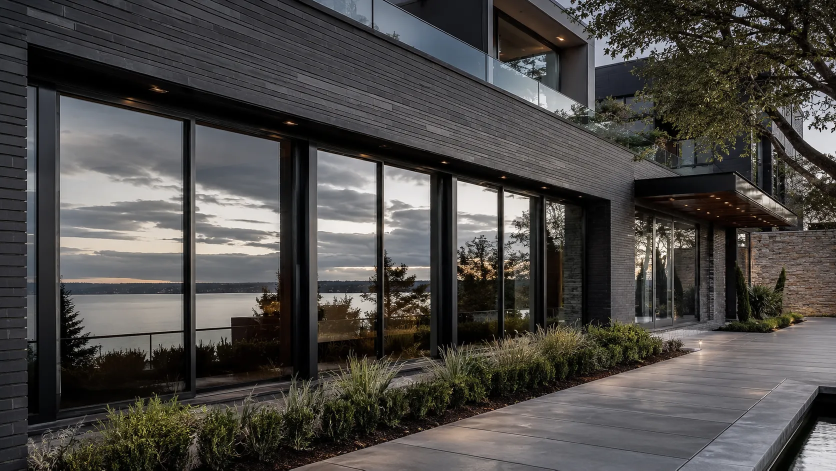
#> input picture images/dualreflect-poster-2.webp, 1672 x 941 px (shown at 1/2 size)
$ python build-winf-pilar-brand.py
#> lines starting #> are read from the running program, lines starting #| are printed output that depends on the picture
#!/usr/bin/env python3
"""WINF Select™ / Pilar do Sul — produção original com os ativos do site.
Fontes: fonts/gustavo-{light,regular,medium}.otf (usadas no site WINF Select).
Logotipo: winf-logo.svg (vetor oficial); Ghost: aerocore/assets/ghost-symbol.png.
Saída: 3 capas WhatsApp, 3 capas Facebook e 1 perfil; sem prévia falsa de aplicativo.
"""
from pathlib import Path
from PIL import Image, ImageDraw, ImageFont, ImageOps, ImageEnhance, ImageFilter, PngImagePlugin
import io, json, zipfile, re, hashlib
import cairosvg

ROOT=Path(__file__).resolve().parents[1]
OUT=ROOT/"build"/"WINF_Select_Pilar_do_Sul_Identidade_Oficial"
OUT.mkdir(parents=True,exist_ok=True)
CITY="Pilar do Sul"
STATE="SP"
VERSION="2026-11-09"
LOGO=ROOT/"winf-logo.svg"
GHOST=ROOT/"aerocore/assets/ghost-symbol.png"
FONTS={
 "light":ROOT/"fonts/gustavo-light.otf",
 "regular":ROOT/"fonts/gustavo-regular.otf",
 "medium":ROOT/"fonts/gustavo-medium.otf",
 "inter":ROOT/"fonts/gustavo-regular.otf",
}
PHOTOS=[
 ROOT/"images/dualreflect-poster-2.webp",
 ROOT/"images/invisible-poster-1.webp",
 ROOT/"images/blackpro-poster-2.webp",
]
CONCEPTS=[
 {"id":1,"slug":"sol_conforto","line1":"SOL FORTE.","line2":"CONFORTO SOB CONTROLE.","sub":"Controle solar para seus espaços.","theme":"graphite"},
 {"id":2,"slug":"privacidade","line1":"MAIS PRIVACIDADE.","line2":"SEM PERDER A LUZ.","sub":"Discrição com estética arquitetônica.","theme":"light"},
 {"id":3,"slug":"arquitetura_carros","line1":"SUA CASA. SEU CARRO.","line2":"IDENTIDADE E PROTECAO.","sub":"Arquitetura • Automotivo • PPF","theme":"graphite"},
]

def sha(p):
 return hashlib.sha256(p.read_bytes()).hexdigest()

def F(kind,size): return ImageFont.truetype(str(FONTS[kind]),size)

# [6 lines left out: function label, not called in this run]

def letter_width(draw,text,font,spacing=0):
 return sum(draw.textlength(ch,font=font) for ch in text)+max(0,len(text)-1)*spacing

def official_winf(ink,width=300):
 # Retira somente o detalhe circular original, para posicionar o Ghost OFICIAL.
 source=LOGO.read_text(encoding="utf-8")
 path=re.search(r'<path\b[^>]*\bd="([^"]+)"',source).group(1)
 split=path.find(" M105.33")
 assert split>0,"O vetor WINF oficial mudou; revisar recorte antes de gerar."
 path_without_circle=path[split+1:]
 fill="white" if ink=="light" else "#151b20"
 svg=f'<svg xmlns="http://www.w3.org/2000/svg" viewBox="0 0 109 36" width="109" height="36"><path d="{path_without_circle}" fill="{fill}" fill-rule="evenodd"/></svg>'
 png=cairosvg.svg2png(bytestring=svg.encode("utf-8"),output_width=width,output_height=round(width*36/109))
 return Image.open(io.BytesIO(png)).convert("RGBA")

# [18 lines left out: function ghost_symbol, not called in this run]

def fit_photo(path,size):
#> called with size = (1211, 681)
 im=Image.open(path).convert("RGB")
#> im is the input picture: PIL image 1672x941 RGB; mean R, G, B 76, 73.7, 71
 return ImageOps.fit(im,size,method=Image.Resampling.LANCZOS,centering=(.54,.51))
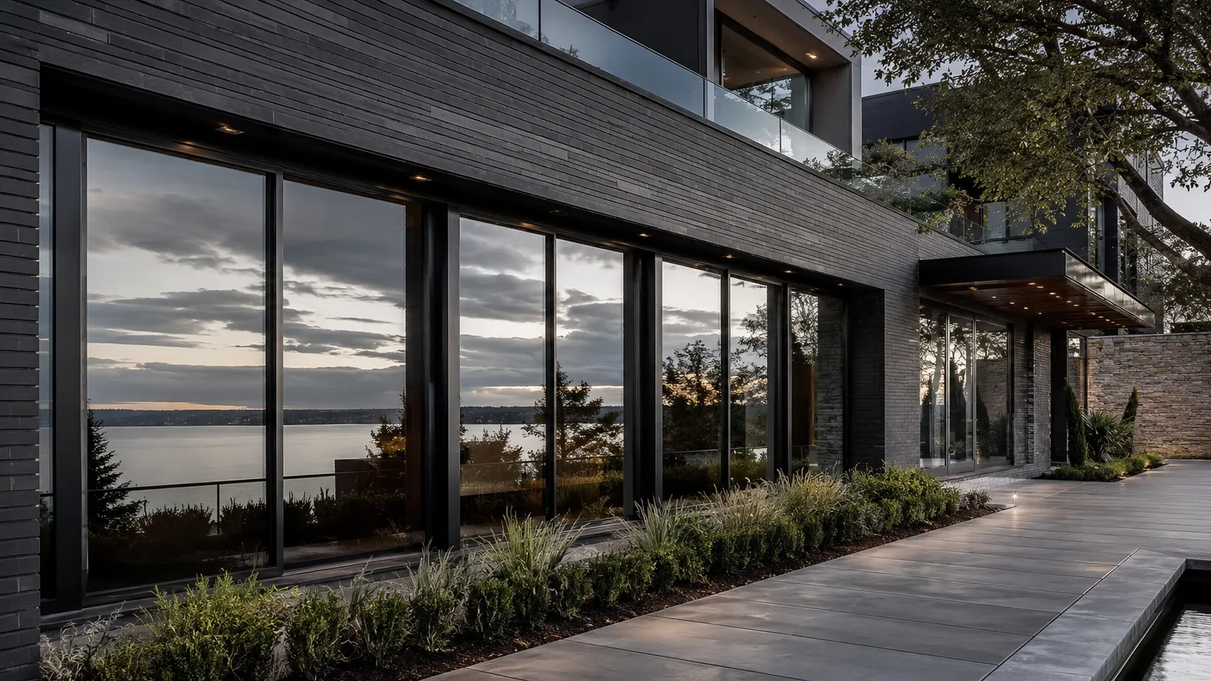
#> returned value: PIL image 1211x681 RGB; mean R, G, B 76.1, 73.7, 71

def overlay(im,theme):
#> called with theme = 'graphite'
 w,h=im.size
#> w = 1211; h = 681
 im=ImageEnhance.Color(im).enhance(1.08)
#> im: PIL image 1211x681 RGB
 im=ImageEnhance.Brightness(im).enhance(1.48 if theme=="light" else 1.33)
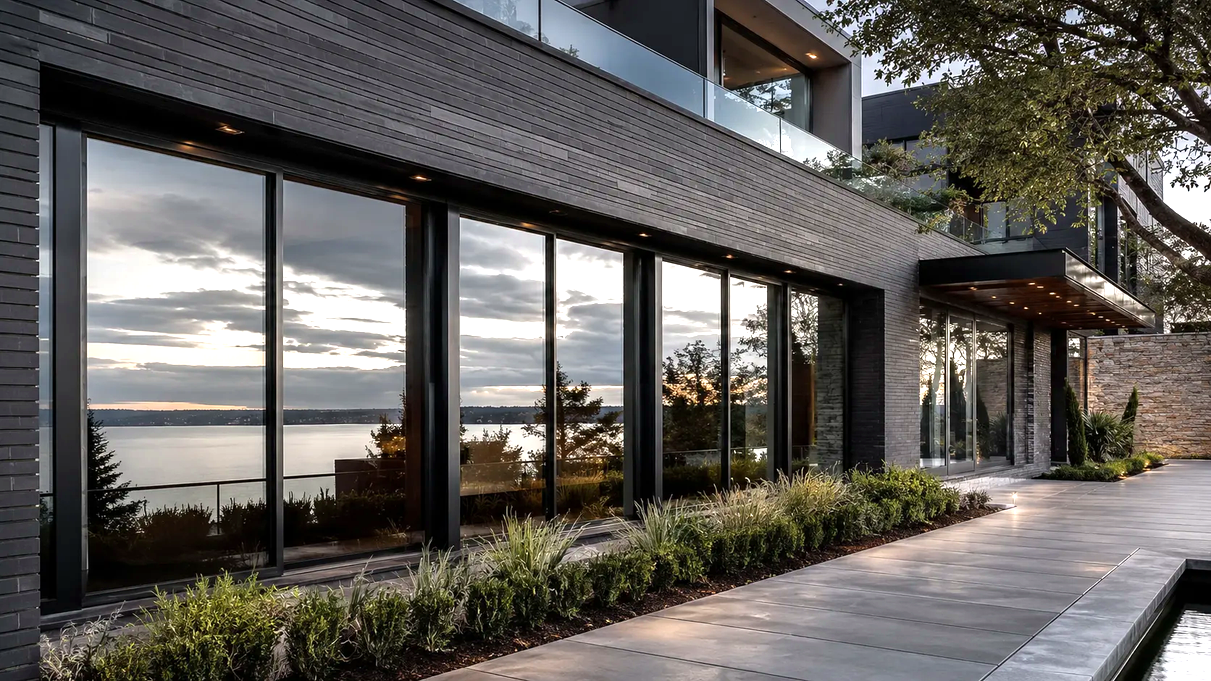
#> im: PIL image 1211x681 RGB; mean R, G, B 99.1, 95.9, 92.2
 im=ImageEnhance.Contrast(im).enhance(1.09)
 dark=Image.new("RGBA",(w,h),(9,13,18,0))
 # vinheta com zona sólida para texto e vidro ainda visível ao fundo
 mask=Image.new("L",(w,h),0)
#> mask: PIL image 1211x681 L; every value is 0
 pixels=mask.load()
 for y in range(h):
  vert=max(0,abs(y/h-.50)-.2)*.22
  for x in range(w):
   xx=x/w
   if theme=="light":
    opacity=int(75+77*(1-xx)+vert*35)
   else:
    opacity=int(92+74*(1-xx)+vert*45)
   pixels[x,y]=min(240,opacity)
#> this loop made 681 passes
#> vert on passes 1 to 3: 0.066, 0.0657, 0.0654
 dark.putalpha(mask)
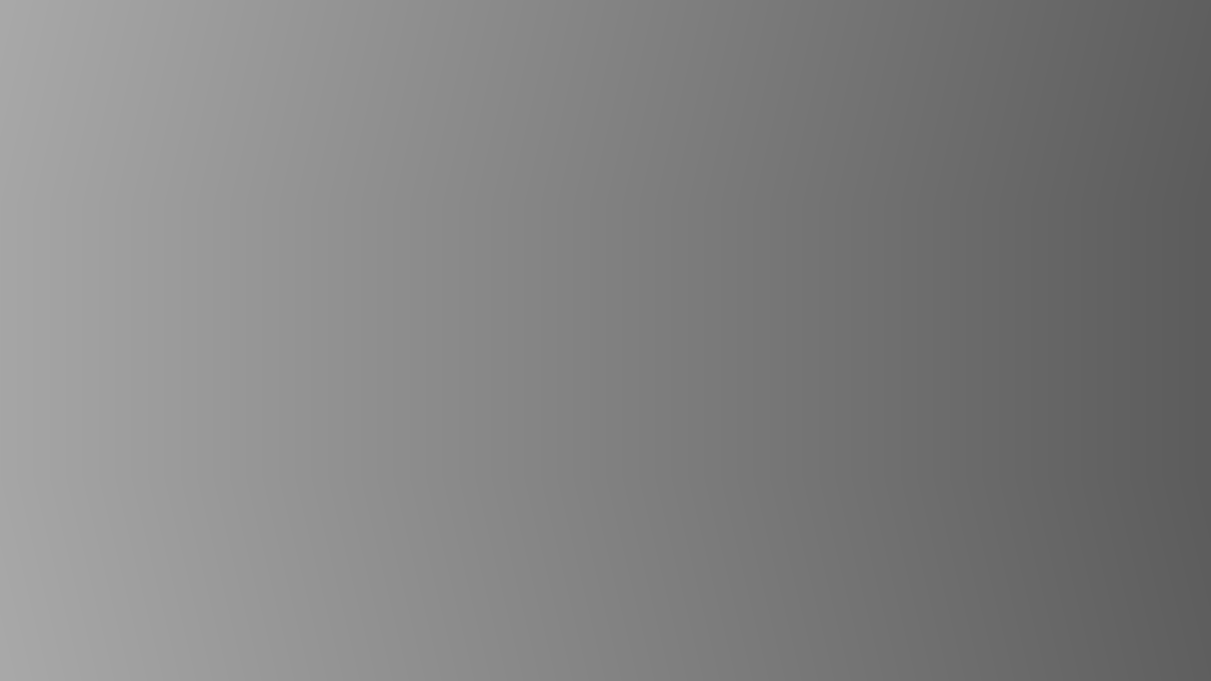
#> mask: PIL image 1211x681 L; min 92, max 168, mean 129.4
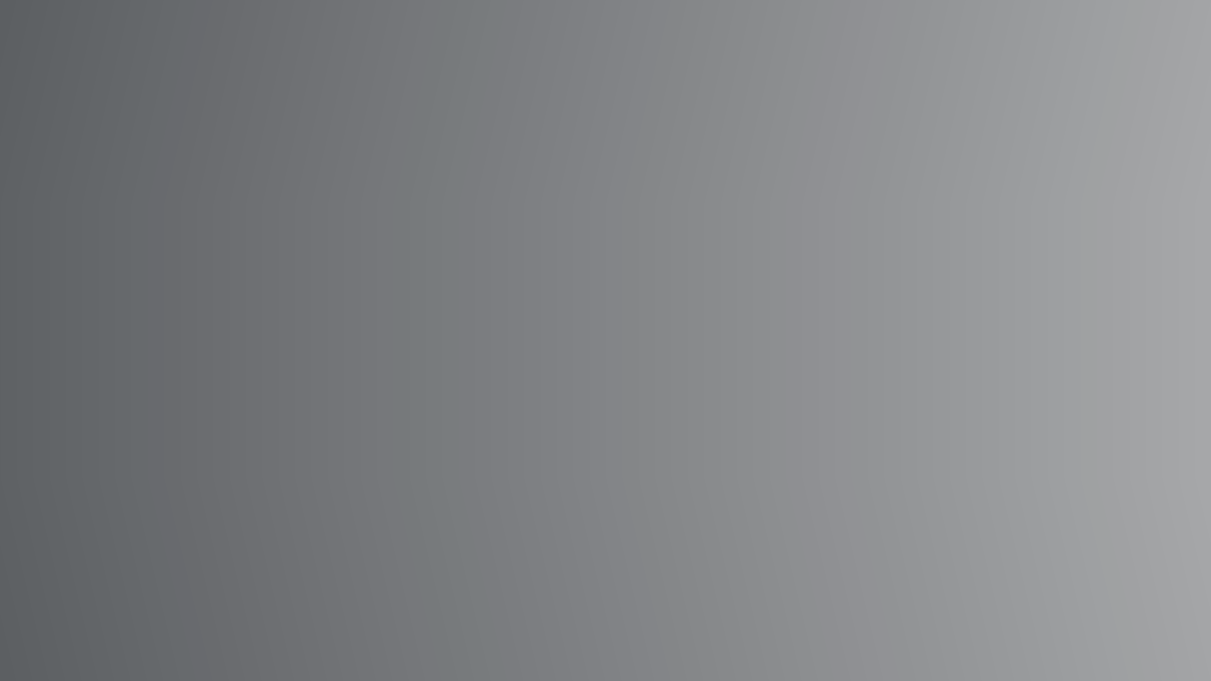
#> dark: PIL image 1211x681 RGBA; mean R, G, B, A 9, 13, 18, 129.4; transparent parts drawn white
 im=Image.alpha_composite(im.convert("RGBA"),dark)
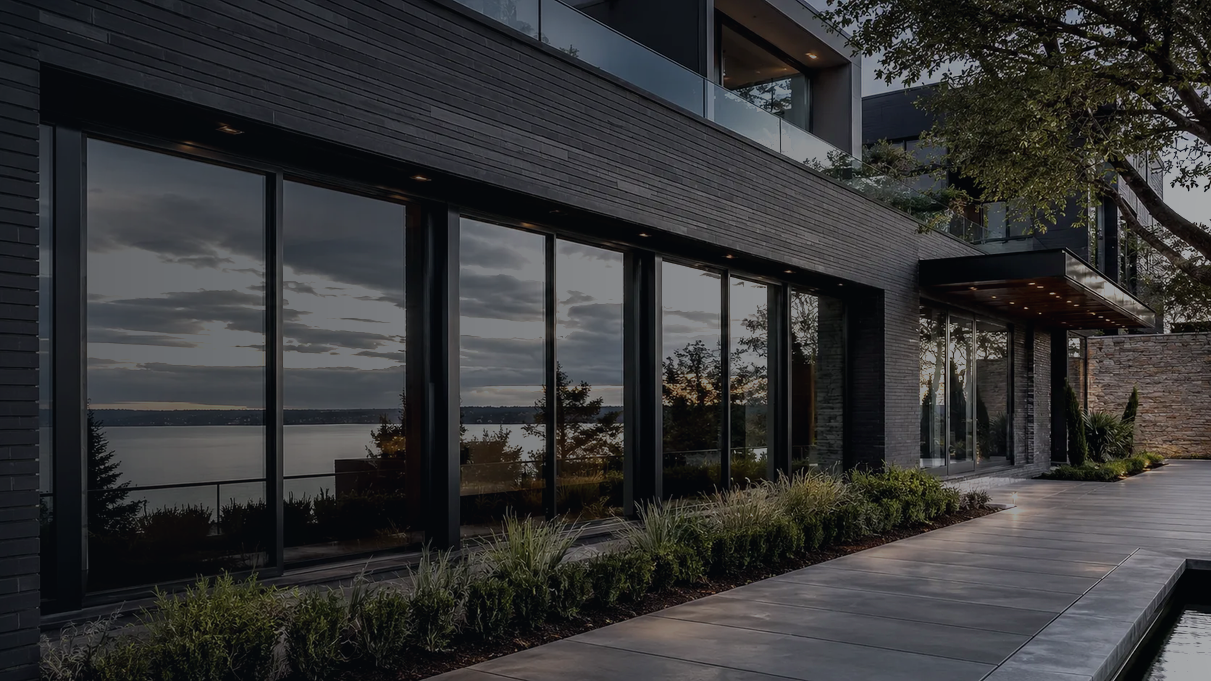
#> im: PIL image 1211x681 RGBA; mean R, G, B, A 53.6, 53.8, 54.3, 255
 return im

def lockup(canvas,x,y,scale=1,ink="light",extra=True):
 # original SVG sem a bolinha; Ghost original aplicado no ponto da marca.
 width=round(295*scale)
 mark=official_winf(ink,width)
 canvas.alpha_composite(mark,(round(x),round(y)))
 ghost=ghost_symbol(round(27*scale),ink)
 canvas.alpha_composite(ghost,(round(x+width*.825),round(y+width*36/109*.66)))
 d=ImageDraw.Draw(canvas)
 col="#f5f6f7" if ink=="light" else "#12181e"
 # Trademark em tipografia OFICIAL, acima e à direita do F, nunca no corpo da marca.
 # O desenho WINF continua vindo do mesmo SVG vetorial sem deformações.
 tm_font=F("medium",max(8,round(12*scale)))
 d.text((round(x+width*.935),round(y-2*scale)),"TM",font=tm_font,fill=col)
 sub="#d3d7dc" if ink=="light" else "#323d45"
 select=F("light",round(55*scale))
 label(d,"SELECT",(round(x+3*scale),round(y+mark.height+10*scale)),select,col,spacing=round(8.5*scale))
 if extra:
  small=F("medium",max(8,round(13*scale)))
  label(d,"GLASS + HOME",(round(x+7*scale),round(y+mark.height+80*scale)),small,sub,spacing=round(4.5*scale))
 return (width,mark.height+round(109*scale))

# [17 lines left out: functions add_exif, safe_text, not called in this run]

def cover(platform,concept,index):
 w,h=(1211,681) if platform=="whatsapp" else (1640,624)
 im=overlay(fit_photo(PHOTOS[index],(w,h)),concept["theme"])
 d=ImageDraw.Draw(im)
 # Facebook avatar pode esconder parte esquerda inferior; WhatsApp avatar fica central inferior.
 if platform=="whatsapp":
  x,y=62,224
  lockup(im,x,y,.81)
  main_x=717
  t_y=255
  maxw=w-main_x-37
  font_size=40
  # cidade em área segura ao lado direito (não na faixa inferior coberta por avatar)
  label(d,"PILAR DO SUL / SP",(main_x,211),F("medium",17),"#edf0f3",spacing=1.7)
 else:
  x,y=105,180
  lockup(im,x,y,1.06)
  main_x=680
  t_y=206
  maxw=w-main_x-95
  font_size=57
  label(d,"PILAR DO SUL / SP",(main_x,150),F("medium",20),"#edf0f3",spacing=2)
 color="#f7f8f9"
 f1=safe_text(d,concept["line1"],maxw,font_size,color)
 f2=safe_text(d,concept["line2"],maxw,font_size-3,color)
 d.text((main_x,t_y),concept["line1"],font=f1,fill=color,stroke_width=0)
 d.text((main_x,t_y+f1.size+12),concept["line2"],font=f2,fill=color)
 font=F("regular",22 if platform=="facebook" else 18)
 d.text((main_x,t_y+f1.size+f2.size+35),concept["sub"],font=font,fill="#e1e6e9")
 d.line((main_x,t_y-16,main_x+100,t_y-16),fill="#e6ecf0",width=2)
 d.text(((main_x if platform=="whatsapp" else main_x),h-95 if platform=="facebook" else 496),
        "ARQUITETURA  /  AUTOMOTIVO  /  PPF",font=F("medium",12 if platform=="whatsapp" else 17),fill="#e3e6ea",stroke_width=0)
 name=f"WINF_SELECT_PILAR_DO_SUL_SP_{platform.upper()}_{concept['id']:02d}_{concept['slug']}_{w}x{h}.jpg"
 path=OUT/name
 im.convert("RGB").save(path,format="JPEG",quality=93,subsampling=0,optimize=True)
 add_exif(path,"WINF Select™ Pilar do Sul/SP — "+concept["line1"]+" "+concept["line2"]+
             " | Capa "+platform+" oficial | Fotografia arquitetônica ilustrativa.", "capa",concept["slug"],platform)
 return path

# [57 lines left out: functions profile, contact_sheet, export_master_lockups, not called in this run]

def run():
 files=[]
 for platform in ("whatsapp","facebook"):
  for i,c in enumerate(CONCEPTS):
   p=cover(platform,c,i);files.append(p);print("✓",p.name,Image.open(p).size)
 profile_path=profile()
 print("✓",profile_path.name,Image.open(profile_path).size)
 preview=contact_sheet(files)
 masters=export_master_lockups()
 meta={"territory":"Pilar do Sul","uf":"SP","status":"propostas para aprovação","brand":"WINF Select™",
       "logo_source":"winf-logo.svg (oficial, detalhe circular substituído pelo Ghost original)",
       "ghost_source":"aerocore/assets/ghost-symbol.png (original do GitHub)",
       "font_source":["fonts/gustavo-light.otf","fonts/gustavo-regular.otf","fonts/gustavo-medium.otf"],
       "platforms":{"whatsapp":{"size":[1211,681],"count":3},"facebook":{"size":[1640,624],"count":3},"perfil":{"size":[1080,1080],"count":1}},
       "note":"Fotografias ilustrativas do acervo institucional. Sem promessa de eficácia ou disponibilidade não verificada.",
       "metadata":"EXIF em JPG, PNG textual na imagem do perfil e manifesto JSON; não aumenta ranking sozinho.",
       "source_hashes":{"winf_svg":sha(LOGO),"ghost":sha(GHOST),"gustavo_light":sha(FONTS["light"])},
       "artworks":[{"filename":x.name,"bytes":x.stat().st_size,"sha256":sha(x)} for x in [*files,profile_path,preview,*masters]]
       }
 manifest=OUT/"MANIFESTO_PILAR_DO_SUL.json"
 manifest.write_text(json.dumps(meta,ensure_ascii=False,indent=2),encoding="utf-8")
 readme=OUT/"LEIA_PRIMEIRO.txt"
 readme.write_text("WINF SELECT™ — PILAR DO SUL/SP\n"+
  "3 capas WhatsApp (1211×681), 3 capas Facebook (1640×624), 1 perfil (1080×1080).\n"+
  "Fontes usadas: GUSTAVO do repositório WINF. Fantasminha ORIGINAL: ghost-symbol.png.\n"+
  "Metadados: EXIF nos JPG, texto no PNG e manifesto no pacote.\n"+
  "Os fundos são imagens ilustrativas, não fotos de obras executadas na cidade.\n"+
  "Não são imagens de simulação do WhatsApp: carregue os arquivos separadamente.\n"+
  "Ajuste fino de recorte pode variar entre aplicativos e aparelhos.\n",encoding="utf-8")
 archive=OUT.parent/"WINF_SELECT_PILAR_DO_SUL_SP_APROVACAO_3_CONCEITOS.zip"
 with zipfile.ZipFile(archive,"w",zipfile.ZIP_DEFLATED,compresslevel=6) as z:
  for p in [*files,profile_path,preview,manifest,readme,*masters]:z.write(p,arcname=p.name)
 print("✓",archive.name,archive.stat().st_size)
#> (the run stopped early here; a loop or call above may not have finished)
